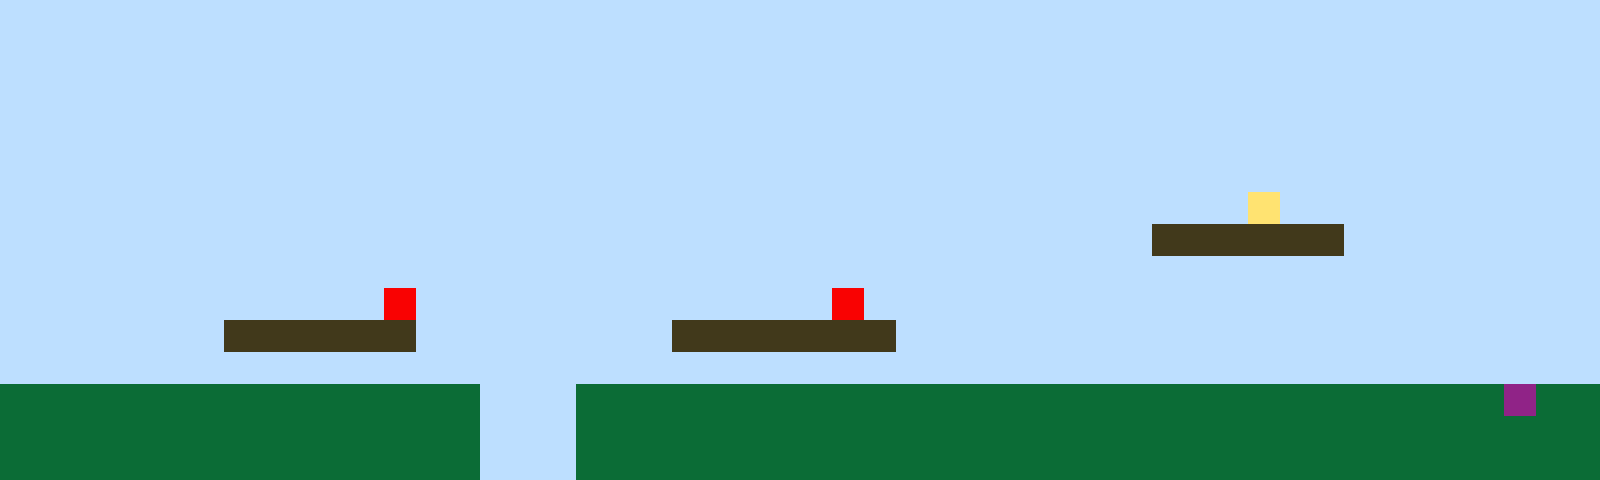

The image is a tile-based game level rendered from a .tmx file. Its description and complete source (layers, tilesets, objects, tile grids) follow:
An orthogonal 50x15 tile map with 32x32 px tiles, 1 tile layer (Tile Layer 1).

<map version="1.10" tiledversion="1.11.2" orientation="orthogonal" renderorder="right-up" width="50" height="15" tilewidth="32" tileheight="32" infinite="0" nextlayerid="2" nextobjectid="1"><editorsettings><export target="map1.csv" format="csv" /></editorsettings><tileset firstgid="1" name="sprites" tilewidth="32" tileheight="32" tilecount="6" columns="3"><image source="sprites.png" width="96" height="64" /></tileset><layer id="1" name="Tile Layer 1" width="50" height="15"><data encoding="csv">1,1,1,1,1,1,1,1,1,1,1,1,1,1,1,1,1,1,1,1,1,1,1,1,1,1,1,1,1,1,1,1,1,1,1,1,1,1,1,1,1,1,1,1,1,1,1,1,1,1,1,1,1,1,1,1,1,1,1,1,1,1,1,1,1,1,1,1,1,1,1,1,1,1,1,1,1,1,1,1,1,1,1,1,1,1,1,1,1,1,1,1,1,1,1,1,1,1,1,1,1,1,1,1,1,1,1,1,1,1,1,1,1,1,1,1,1,1,1,1,1,1,1,1,1,1,1,1,1,1,1,1,1,1,1,1,1,1,1,1,1,1,1,1,1,1,1,1,1,1,1,1,1,1,1,1,1,1,1,1,1,1,1,1,1,1,1,1,1,1,1,1,1,1,1,1,1,1,1,1,1,1,1,1,1,1,1,1,1,1,1,1,1,1,1,1,1,1,1,1,1,1,1,1,1,1,1,1,1,1,1,1,1,1,1,1,1,1,1,1,1,1,1,1,1,1,1,1,1,1,1,1,1,1,1,1,1,1,1,1,1,1,1,1,1,1,1,1,1,1,1,1,1,1,1,1,1,1,1,1,1,1,1,1,1,1,1,1,1,1,1,1,1,1,1,1,1,1,1,1,1,1,1,1,1,1,1,1,1,1,1,1,1,1,1,1,1,1,1,1,1,1,1,1,1,1,1,1,1,1,1,1,1,1,1,1,1,1,1,1,1,1,1,1,1,1,1,1,1,1,1,1,1,1,1,1,1,1,1,4,1,1,1,1,1,1,1,1,1,1,1,1,1,1,1,1,1,1,1,1,1,1,1,1,1,1,1,1,1,1,1,1,1,1,1,1,1,1,1,1,1,1,1,1,1,1,3,3,3,3,3,3,1,1,1,1,1,1,1,1,1,1,1,1,1,1,1,1,1,1,1,1,1,1,1,1,1,1,1,1,1,1,1,1,1,1,1,1,1,1,1,1,1,1,1,1,1,1,1,1,1,1,1,1,1,1,1,1,1,1,1,1,1,1,1,1,1,1,1,1,1,1,5,1,1,1,1,1,1,1,1,1,1,1,1,1,5,1,1,1,1,1,1,1,1,1,1,1,1,1,1,1,1,1,1,1,1,1,1,1,1,1,1,1,1,1,1,3,3,3,3,3,3,1,1,1,1,1,1,1,1,3,3,3,3,3,3,3,1,1,1,1,1,1,1,1,1,1,1,1,1,1,1,1,1,1,1,1,1,1,1,1,1,1,1,1,1,1,1,1,1,1,1,1,1,1,1,1,1,1,1,1,1,1,1,1,1,1,1,1,1,1,1,1,1,1,1,1,1,1,1,1,1,1,1,1,1,1,1,1,2,2,2,2,2,2,2,2,2,2,2,2,2,2,2,1,1,1,2,2,2,2,2,2,2,2,2,2,2,2,2,2,2,2,2,2,2,2,2,2,2,2,2,2,2,2,2,6,2,2,2,2,2,2,2,2,2,2,2,2,2,2,2,2,2,1,1,1,2,2,2,2,2,2,2,2,2,2,2,2,2,2,2,2,2,2,2,2,2,2,2,2,2,2,2,2,2,2,2,2,2,2,2,2,2,2,2,2,2,2,2,2,2,2,2,1,1,1,2,2,2,2,2,2,2,2,2,2,2,2,2,2,2,2,2,2,2,2,2,2,2,2,2,2,2,2,2,2,2,2</data></layer></map>
